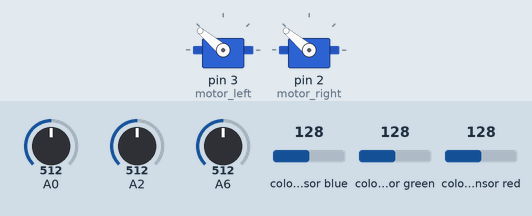
Simulated run of this sketch. Board: Arduino Uno, built with avr-gcc and run on an emulated ATmega328P. On the bench: 2 × servo. The test bench sets the inputs (shaded band); at power-on: A6 = 512, A0 = 512, A2 = 512, colour sensor blue 128, colour sensor green 128, colour sensor red 128.

Above: at 1.2 s.
1.3 s: A6 set to 168
2.8 s: A6 set to 146
At 3.4 s:
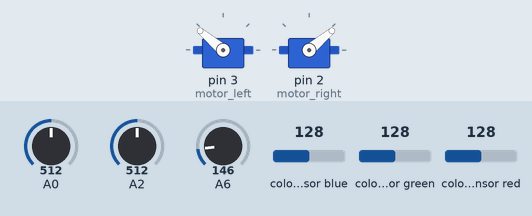
4.3 s: A0 set to 270
5.8 s: A0 set to 241
At 6.9 s:
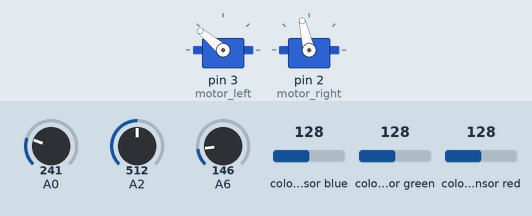
7.3 s: A2 set to 716
At 8.6 s:
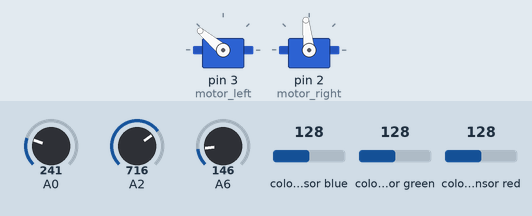
8.9 s: A2 set to 306
At 10.3 s:
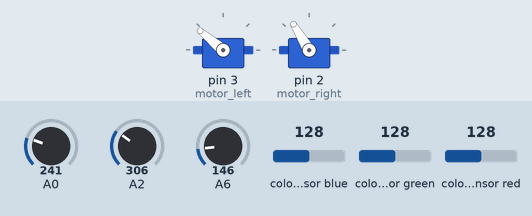
Timing chart, 0 to 11.4 s (numbered marks = the images above; inputs shaded):
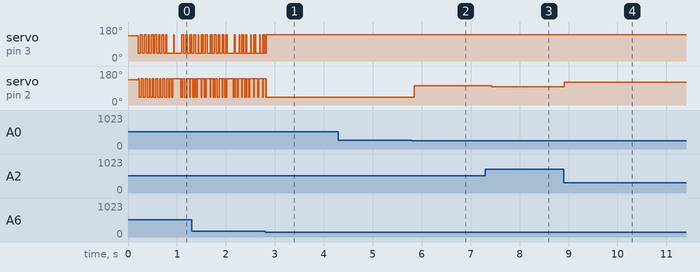

Measured:
- the behaviour switches between 158 and 157 on A6 (found by bisection; images 0 and 1)
- the behaviour switches between 254 and 253 on A0 (found by bisection; images 1 and 2)
- after the input at 2.8 s, servo on pin 3 (motor_left): goes on until 2.8 s, then stays 140°; servo on pin 2 (motor_right): goes on until 2.8 s, then stays 40°
- after the input at 4.3 s, every drawn part: stays the same
- after the input at 5.8 s, servo on pin 2 (motor_right): 40° → 103° after 0.05 s
- after the input at 7.3 s, servo on pin 2 (motor_right): 103° → 96° after 0.13 s
- after the input at 8.9 s, servo on pin 2 (motor_right): 96° → 121° at once

The sketch:

home_colour_finding.ino
```cpp
#include <Wire.h>
#include "Adafruit_TCS34725.h"
#include <Servo.h>

#define DRIVE_SPEED 135
#define STOP_SPEED 90
#define K_P 2
// set to false if using a common cathode LED
#define commonAnode true
static const char BLUE_HOME = 1;
static const char GREEN_HOME = 2;
static const char BLACK_AREA = 3;
static const char UNKNOWN_AREA = 0;

float USdistance = 0;
float IRLeftdistance = 0;
float IRRightdistance = 0;
float IRLongdistance = 0;

Servo motor_left;
Servo motor_right;

int motor_left_speed = 90;
int motor_right_speed = 90;

//static byte USpin = 8;
static byte IR_long_pin = 8;
static byte LeftGP2D12pin = 10;
static byte RightGP2D12pin = 6;

int US_sensing_dist = 40;
int IR_sensing_dist = 40;
static int target_distance = 25;
static int IR_long_sensing_dist = 40;

boolean wall_left = false;
boolean wall_right = false;
boolean wall_foward = false;

static volatile long polling_time = 0;
static volatile long colour_polling_time = 0;

// our RGB -> eye-recognized gamma color
byte gammatable[256];

static uint16_t red = 0;
static uint16_t green = 0;
static uint16_t blue = 0;

static const uint16_t BLUE_R_LOW = 885;
static const uint16_t BLUE_R_HIGH= 893;
static const uint16_t BLUE_G_LOW = 994;
static const uint16_t BLUE_G_HIGH = 995;
static const uint16_t BLUE_B_LOW = 775;
static const uint16_t BLUE_B_HIGH = 778;

static const uint16_t GREEN_R_LOW = 902;
static const uint16_t GREEN_R_HIGH = 903;
static const uint16_t GREEN_G_LOW = 942;
static const uint16_t GREEN_G_HIGH = 943;
static const uint16_t GREEN_B_LOW = 566;
static const uint16_t GREEN_B_HIGH = 567;

static const uint16_t BLACK_R_LOW = 807;
static const uint16_t BLACK_R_HIGH = 811;
static const uint16_t BLACK_G_LOW = 805;
static const uint16_t BLACK_G_HIGH = 807;
static const uint16_t BLACK_B_LOW = 512;
static const uint16_t BLACK_B_HIGH = 516;

static const uint16_t COLOUR_TOLERANCE = 30;

static int location = UNKNOWN_AREA;

Adafruit_TCS34725 tcs = Adafruit_TCS34725(TCS34725_INTEGRATIONTIME_50MS, TCS34725_GAIN_16X);

void setup() {
    /*pinMode(DIGITAL_OUT_POWER, OUTPUT);
  digitalWrite(DIGITAL_OUT_POWER, 1);//IO Power should be off by default*/
  Serial.begin(9600);
  for (int i=0; i<256; i++) {
    float x = i;
    x /= 255;
    x = pow(x, 2.5);
    x *= 255;

    if (commonAnode) {
      gammatable[i] = 255 - x;
    } else {
      gammatable[i] = x;
    }
  }
  motor_left.attach(3);
  motor_right.attach(2);
  drive();
}

void loop() {
  if (colour_polling_time >= 3500) {
    colour_polling_time = 0;
    read_colour_sensor();
    check_home();
    if ((location == BLUE_HOME) || (location == GREEN_HOME)) {
      turn_right();
      delay(10000);
    }
  }
  if (polling_time >= 800) {
    polling_time = 0;
    poll_sensors();
  }
  if (!wall_foward) {
    speed_control();
  }
  if (wall_foward && wall_left) {
    turn_right();
  }
  if (wall_foward && wall_right) {
    turn_left();
  }
  /*if (wall_foward && !wall_left && !wall_right) {
    reverse();
    turn_left();
  }*/
  if (!wall_foward && !wall_left && !wall_right) {
    drive();
  }
  polling_time++;
  colour_polling_time++;
}

void speed_control(void) {
 if (wall_right && !wall_left) {
   motor_left.write(DRIVE_SPEED + K_P * (IRRightdistance - target_distance));
 }
 if (wall_left && !wall_right) {
   motor_right.write(DRIVE_SPEED + K_P * (IRLeftdistance - target_distance));
 }
}

void poll_sensors(void) {
  wall_left = false;
  wall_right = false;
  wall_foward = false;
  //USdistance = read_ul_sensor_range(USpin);
  IRLongdistance = read_IR_long_range(IR_long_pin);
  IRLeftdistance = read_gp2d12_range(LeftGP2D12pin);
  IRRightdistance = read_gp2d12_range(RightGP2D12pin);
  /*if (USdistance <= US_sensing_dist) {
    wall_foward = true;
  }*/
  if ((IRLongdistance != -1) && (IRLongdistance <= IR_long_sensing_dist)) {
    wall_foward = true;
  }
  if ((IRLeftdistance != -1) && (IRLeftdistance <= IR_sensing_dist)) {
    wall_left = true;
  }
  if ((IRRightdistance != -1) && (IRRightdistance <= IR_sensing_dist)) {
    wall_right = true;
  }
}

void read_colour_sensor(void) {
  red, green, blue = 0;
  uint16_t clear;
  tcs.setInterrupt(false);      // turn on LED
  delay(52);  // takes 50ms to read
  tcs.getRawData(&red, &green, &blue, &clear);
  tcs.setInterrupt(true);  // turn off LED
}

void check_home(void) {
  if((red >= (BLUE_R_LOW - COLOUR_TOLERANCE)) && (red <= (BLUE_R_HIGH + COLOUR_TOLERANCE)) && ((blue >= (BLUE_B_LOW - COLOUR_TOLERANCE)) && (blue <= (BLUE_B_HIGH + COLOUR_TOLERANCE))) && ((green >= (BLUE_G_LOW - COLOUR_TOLERANCE)) && (green <= (BLUE_G_HIGH + COLOUR_TOLERANCE)))) {
    location = BLUE_HOME;
  }
  else if((red >= (GREEN_R_LOW - COLOUR_TOLERANCE)) && (red <= (GREEN_R_HIGH + COLOUR_TOLERANCE)) && ((blue >= (GREEN_B_LOW - COLOUR_TOLERANCE)) && (blue <= (GREEN_B_HIGH + COLOUR_TOLERANCE))) && ((green >= (GREEN_G_LOW - COLOUR_TOLERANCE)) && (green <= (GREEN_G_HIGH + COLOUR_TOLERANCE)))) {
    location = GREEN_HOME;
  }
  else if((red >= BLACK_R_LOW) && (red <= BLACK_R_HIGH) && ((blue >= BLACK_B_LOW) && (blue <= BLACK_B_HIGH)) && ((green >= BLACK_G_LOW) && (green <= BLACK_G_HIGH))) {
    location = BLACK_AREA;
  }
  else {
    location = UNKNOWN_AREA;
  }
}

float read_ul_sensor_range(byte pin) {
  int tmp = 0;
  float range = 0;
  tmp = analogRead(pin);
  //Min val ~ 56 (dist. <= 30cm), ~58 at 30cm
  //ADC value increases by ~20 per 10 cm (from rough testing; check with Julian)
  if (tmp <= 58) {
    range = 30.0;
  }
  else {
    //Works; slight underestimate though
    range = 30.0 + (float(tmp) - 56.0)/2.0;
  }
  return range;
}

float read_gp2d12_range(byte pin) {
  int tmp = 0;
  float range = 0;
  tmp = analogRead(pin);
  range = (6787.0 /((float)tmp - 3.0)) - 4.0;
  if (tmp < 3) {
    range =  -1; // Error value
  }
  return range;
}

float read_IR_long_range(byte pin) {
  int tmp = 0;
  float range = 0;
  tmp = analogRead(pin);
  range = (9462.0 /((float)tmp - 16.92));
  if (tmp <= 16.92) {
    range =  -1; // Error value
  }
  return range;
}

void turn_left(void) {
  motor_left.write(40);
  motor_right.write(140);
}

void turn_right(void) {
  motor_left.write(140);
  motor_right.write(40);
}

void reverse(void) {
  motor_left.write(45);
  motor_right.write(45);
}

void drive(void) {
  motor_left.write(DRIVE_SPEED);
  motor_right.write(DRIVE_SPEED);
}
```
